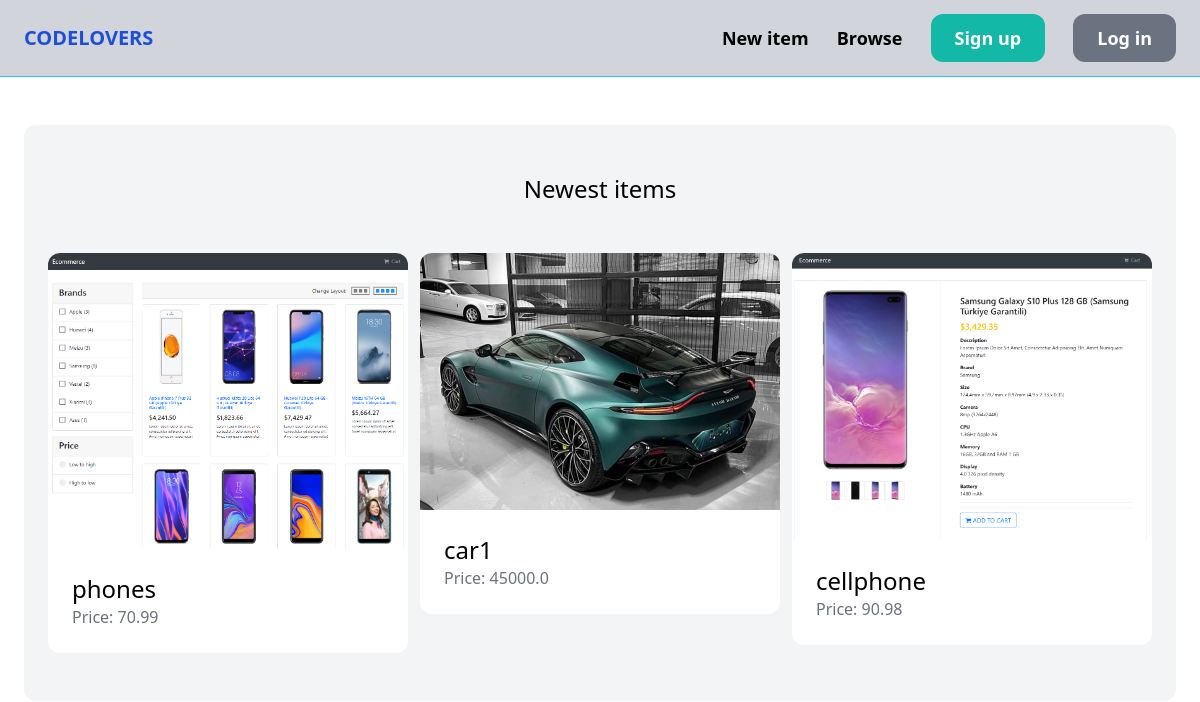
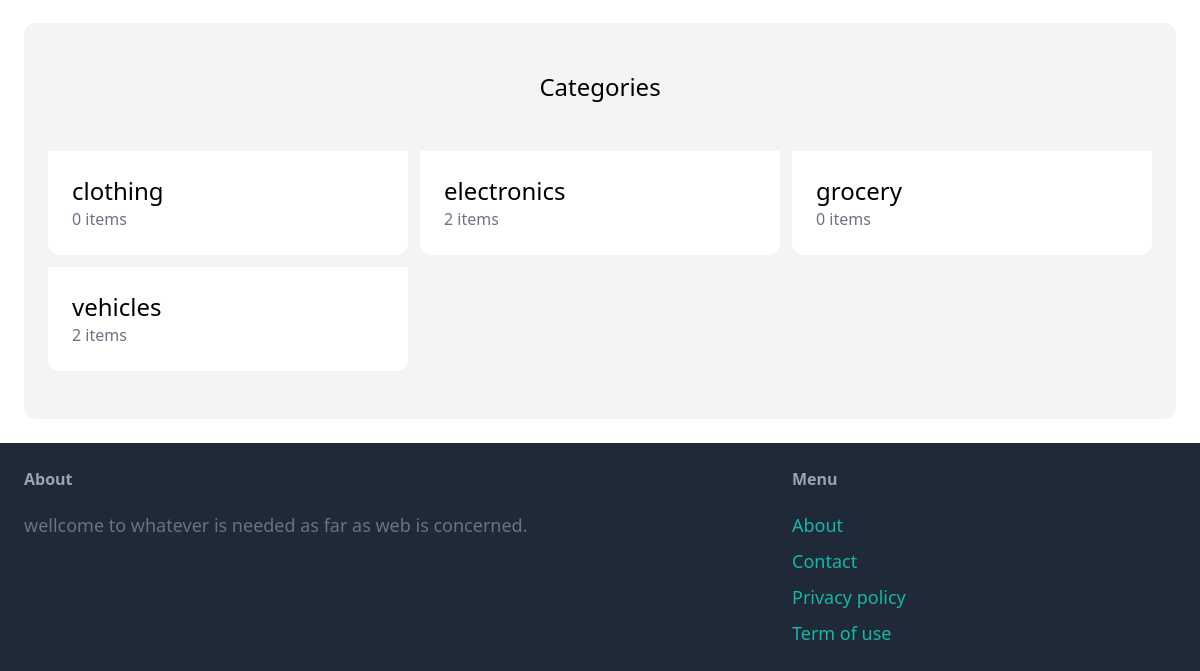
Before: / with the older database file (2 pictures, top to bottom).
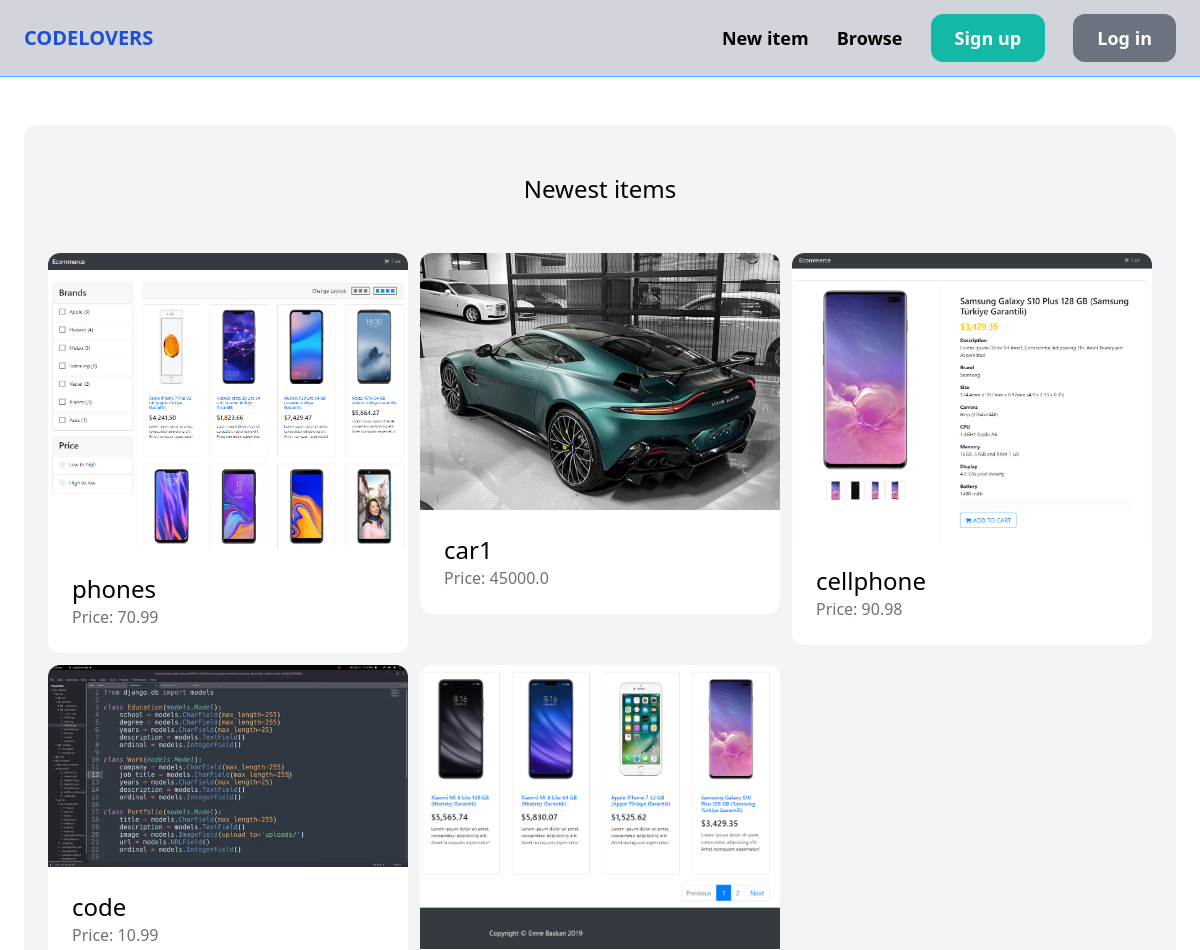
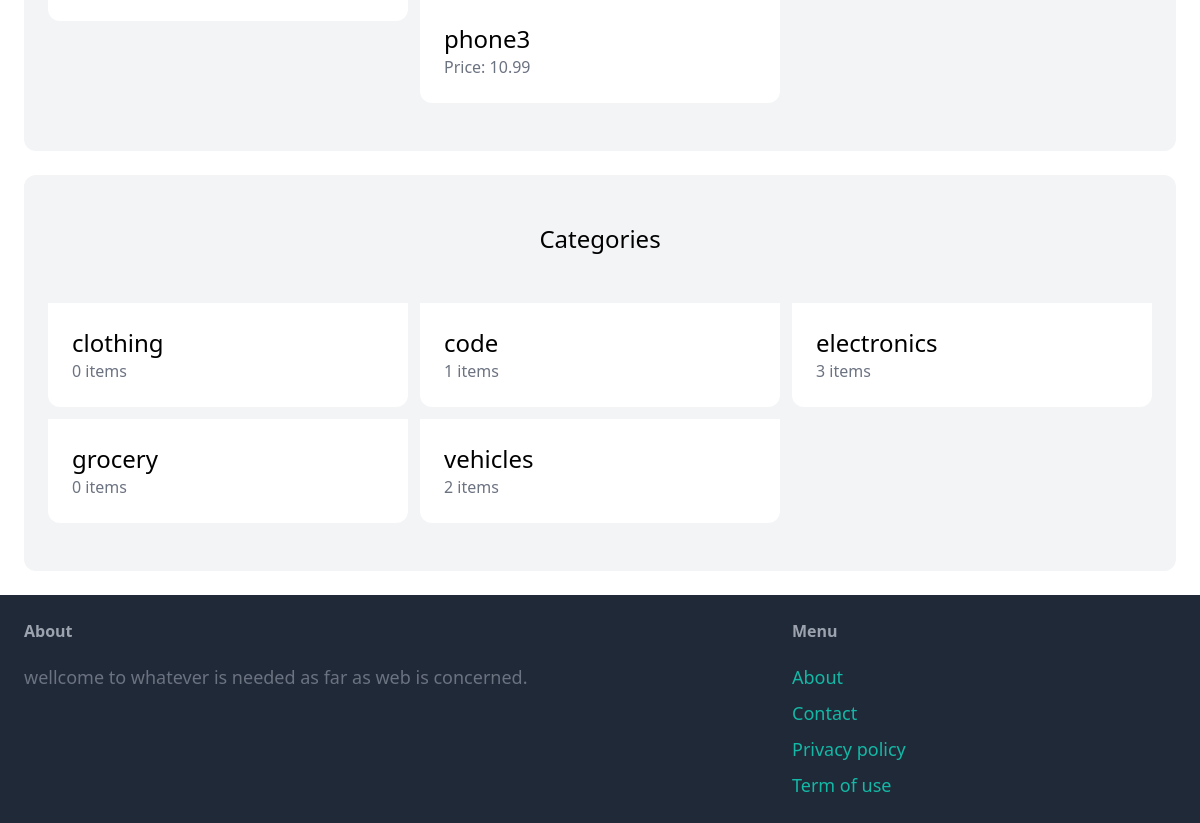
After: the same page with the newer database file (2 pictures, top to bottom).
### item/models.py (models this page shows, shortened)
class Item(models.Model):
    category = models.ForeignKey(Category, related_name='items', on_delete=models.CASCADE)
    name = models.CharField(max_length=255)
    description = models.TextField(blank=True, null=True)
    price = models.FloatField()
    image = models.ImageField(upload_to='item_images', blank=True, null=True)
    is_sold = models.BooleanField(default=False)
    created_by = models.ForeignKey(User, related_name='items', on_delete=models.CASCADE)
    created_at = models.DateTimeField(auto_now_add=True)

class Category(models.Model):
    name = models.CharField(max_length=255)
    class Meta:
        ordering = ('name',)
        verbose_name_plural = 'Categories'

### core/views.py (the view)
# urls.py: path('', views.index, name='index'),
def index(request):
    items = Item.objects.filter(is_sold=False)[0:6]
    categories = Category.objects.all()
    return render(request, 'core/index.html', {
        'categories': categories,
        'items': items,
    })

### core/templates/core/index.html (shortened to what this page needs)
{% extends 'core/base.html' %}
{% block content %}
    <div class="mt-6 px-6 py-12 bg-gray-100 rounded-xl">
        <h2 class="mb-12 text-2xl text-center">Newest items</h2>
        <div class="grid grid-cols-3 gap-3">
            {% for item in items %}
                <div>
                    <a href="{% url 'item:detail' item.id %}">
                        <div>
                            <img src="{{ item.image.url }}" class="rounded-t-xl">
                        </div>
                        <div class="p-6 bg-white rounded-b-xl">
                            <h2 class="text-2xl">{{ item.name }}</h2>
                            <p class="text-gray-500">Price: {{ item.price }}</p>
                        </div>
                    </a>
                </div>
            {% endfor %}
        </div>
    </div>
    <div class="mt-6 px-6 py-12 bg-gray-100 rounded-xl">
        <h2 class="mb-12 text-2xl text-center">Categories</h2>
        <div class="grid grid-cols-3 gap-3">
            {% for category in categories %}
                <div>
                    <a href="#">
                        <div class="p-6 bg-white rounded-b-xl">
                            <h2 class="text-2xl">{{ category.name }}</h2>
                            <p class="text-gray-500">{{ category.items.count }} items</p>
                        </div>
                    </a>
                </div>
            {% endfor %}
        </div>
    </div>
{% endblock %}

### core/templates/core/base.html (shortened to what this page needs)
<!doctype html>
<html>
    <head>
        <script src="https://cdn.tailwindcss.com"></script>
    </head>
    <body>
        <nav class="py-6 px-6 flex justify-between items-center border-b border-sky-400 bg-gray-300">
            <a href="/" class="text-xl font-semibold uppercase text-blue-700">Codelovers</a>
            <div class="space-x-6">
                <a href="{% url 'item:new' %}" class="text-lg font-semibold hover:text-purple-700">New item</a>
                <a href="{% url 'item:items' %}" class="text-lg font-semibold hover:text-green-700">Browse</a>
                {% if request.user.is_authenticated %}
                    <a href="{% url 'conversation:inbox' %}" class="px-6 py-3 text-lg font-semibold bg-teal-500 text-white rounded-xl hover:bg-teal-700">Inbox</a>
                    <a href="{% url 'dashboard:index' %}" class="px-6 py-3 text-lg font-semibold bg-gray-500 text-white rounded-xl hover:bg-gray-700">Dashboard</a>
                {% else %}
                    <a href="{% url 'core:signup' %}" class="px-6 py-3 text-lg font-semibold bg-teal-500 text-white rounded-xl hover:bg-teal-700">Sign up</a>
                    <a href="{% url 'core:login' %}" class="px-6 py-3 text-lg font-semibold bg-gray-500 text-white rounded-xl hover:bg-gray-700">Log in</a>
                {% endif %}
            </div>
        </nav>
        <div class="px-6 py-6">
            {% block content %}
            {% endblock %}
        </div>
        <footer class="py-6 px-6 flex justify-between bg-gray-800">
            <div class="w-2/3 pr-10">
                <h3 class="mb-5 font-semibold text-gray-400">About</h3>
                <p class="text-lg text-gray-500">wellcome to whatever is needed as far as web is concerned.</p>
            </div>
            <div class="w-1/3">
                <h3 class="mb-5 font-semibold text-gray-400">Menu</h3>
                <ul class="space-y-2">
                    <li><a href="#" class="text-lg text-teal-500 hover:text-teal-700">About</a></li>
                    <li><a href="{% url 'core:contact' %}" class="text-lg text-teal-500 hover:text-teal-700">Contact</a></li>
                    <li><a href="#" class="text-lg text-teal-500 hover:text-teal-700">Privacy policy</a></li>
                    <li><a href="#" class="text-lg text-teal-500 hover:text-teal-700">Term of use</a></li>
                </ul>
            </div>
        </footer>
    </body>
</html>

Changed rows visible on the page:
added Item: image (picture), name "code", price "10.99"
added Item: image (picture), name "phone3", price "10.99"
added Category: name "code", items.count "1"
computed for Category "electronics": items.count "2" → "3"
